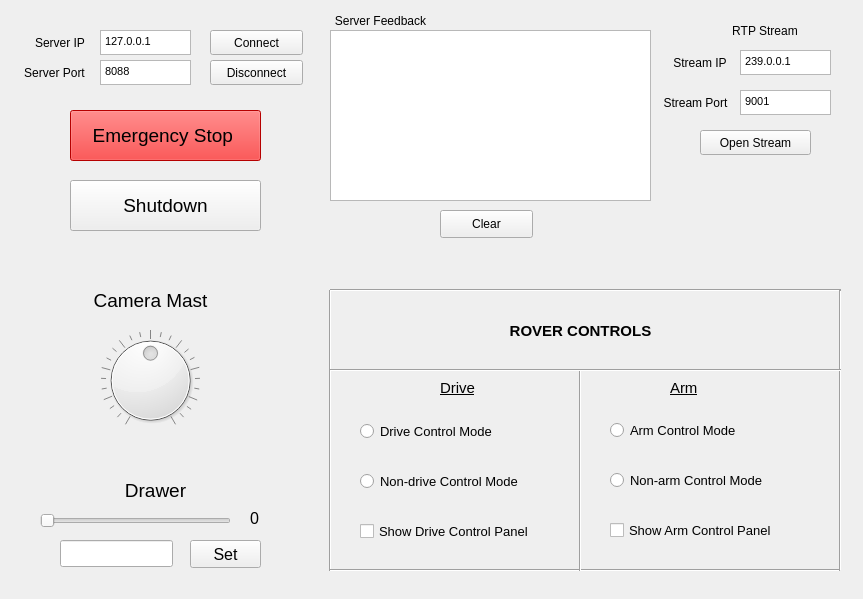
<?xml version="1.0" encoding="UTF-8"?>
<ui version="4.0">
 <class>MainWindow</class>
 <widget class="QMainWindow" name="MainWindow">
  <property name="enabled">
   <bool>true</bool>
  </property>
  <property name="geometry">
   <rect>
    <x>0</x>
    <y>0</y>
    <width>863</width>
    <height>599</height>
   </rect>
  </property>
  <property name="windowTitle">
   <string>Rover Controller</string>
  </property>
  <widget class="QWidget" name="centralWidget">
   <widget class="QLabel" name="recvLabel">
    <property name="geometry">
     <rect>
      <x>330</x>
      <y>10</y>
      <width>101</width>
      <height>21</height>
     </rect>
    </property>
    <property name="text">
     <string>Server Feedback</string>
    </property>
    <property name="alignment">
     <set>Qt::AlignCenter</set>
    </property>
   </widget>
   <widget class="QTextEdit" name="serv_ipEdit">
    <property name="geometry">
     <rect>
      <x>100</x>
      <y>30</y>
      <width>91</width>
      <height>25</height>
     </rect>
    </property>
    <property name="html">
     <string>&lt;!DOCTYPE HTML PUBLIC &quot;-//W3C//DTD HTML 4.0//EN&quot; &quot;http://www.w3.org/TR/REC-html40/strict.dtd&quot;&gt;
&lt;html&gt;&lt;head&gt;&lt;meta name=&quot;qrichtext&quot; content=&quot;1&quot; /&gt;&lt;style type=&quot;text/css&quot;&gt;
p, li { white-space: pre-wrap; }
&lt;/style&gt;&lt;/head&gt;&lt;body style=&quot; font-family:'MS Shell Dlg 2'; font-size:7.8pt; font-weight:400; font-style:normal;&quot;&gt;
&lt;p style=&quot; margin-top:0px; margin-bottom:0px; margin-left:0px; margin-right:0px; -qt-block-indent:0; text-indent:0px;&quot;&gt;&lt;span style=&quot; font-size:8.25pt;&quot;&gt;127.0.0.1&lt;/span&gt;&lt;/p&gt;&lt;/body&gt;&lt;/html&gt;</string>
    </property>
   </widget>
   <widget class="QLabel" name="serv_ip_Label">
    <property name="geometry">
     <rect>
      <x>30</x>
      <y>30</y>
      <width>60</width>
      <height>25</height>
     </rect>
    </property>
    <property name="text">
     <string>Server IP</string>
    </property>
    <property name="alignment">
     <set>Qt::AlignCenter</set>
    </property>
   </widget>
   <widget class="QTextEdit" name="recvData">
    <property name="enabled">
     <bool>true</bool>
    </property>
    <property name="geometry">
     <rect>
      <x>330</x>
      <y>30</y>
      <width>321</width>
      <height>171</height>
     </rect>
    </property>
    <property name="readOnly">
     <bool>true</bool>
    </property>
   </widget>
   <widget class="QPushButton" name="clearRECV">
    <property name="geometry">
     <rect>
      <x>440</x>
      <y>210</y>
      <width>93</width>
      <height>28</height>
     </rect>
    </property>
    <property name="text">
     <string>Clear</string>
    </property>
   </widget>
   <widget class="QPushButton" name="connect">
    <property name="geometry">
     <rect>
      <x>210</x>
      <y>30</y>
      <width>93</width>
      <height>25</height>
     </rect>
    </property>
    <property name="text">
     <string>Connect</string>
    </property>
   </widget>
   <widget class="QTextEdit" name="serv_portEdit">
    <property name="geometry">
     <rect>
      <x>100</x>
      <y>60</y>
      <width>91</width>
      <height>25</height>
     </rect>
    </property>
    <property name="html">
     <string>&lt;!DOCTYPE HTML PUBLIC &quot;-//W3C//DTD HTML 4.0//EN&quot; &quot;http://www.w3.org/TR/REC-html40/strict.dtd&quot;&gt;
&lt;html&gt;&lt;head&gt;&lt;meta name=&quot;qrichtext&quot; content=&quot;1&quot; /&gt;&lt;style type=&quot;text/css&quot;&gt;
p, li { white-space: pre-wrap; }
&lt;/style&gt;&lt;/head&gt;&lt;body style=&quot; font-family:'MS Shell Dlg 2'; font-size:7.8pt; font-weight:400; font-style:normal;&quot;&gt;
&lt;p style=&quot; margin-top:0px; margin-bottom:0px; margin-left:0px; margin-right:0px; -qt-block-indent:0; text-indent:0px;&quot;&gt;&lt;span style=&quot; font-size:8.25pt;&quot;&gt;8088&lt;/span&gt;&lt;/p&gt;&lt;/body&gt;&lt;/html&gt;</string>
    </property>
   </widget>
   <widget class="QLabel" name="serv_port_Label">
    <property name="geometry">
     <rect>
      <x>19</x>
      <y>60</y>
      <width>71</width>
      <height>25</height>
     </rect>
    </property>
    <property name="text">
     <string>Server Port</string>
    </property>
    <property name="alignment">
     <set>Qt::AlignCenter</set>
    </property>
   </widget>
   <widget class="QPushButton" name="disconnect">
    <property name="geometry">
     <rect>
      <x>210</x>
      <y>60</y>
      <width>93</width>
      <height>25</height>
     </rect>
    </property>
    <property name="text">
     <string>Disconnect</string>
    </property>
   </widget>
   <widget class="QLabel" name="st_ip_Label">
    <property name="geometry">
     <rect>
      <x>670</x>
      <y>50</y>
      <width>60</width>
      <height>25</height>
     </rect>
    </property>
    <property name="text">
     <string>Stream IP</string>
    </property>
    <property name="alignment">
     <set>Qt::AlignCenter</set>
    </property>
   </widget>
   <widget class="QPushButton" name="openStream">
    <property name="geometry">
     <rect>
      <x>700</x>
      <y>130</y>
      <width>111</width>
      <height>25</height>
     </rect>
    </property>
    <property name="text">
     <string>Open Stream</string>
    </property>
   </widget>
   <widget class="QTextEdit" name="st_portEdit">
    <property name="geometry">
     <rect>
      <x>740</x>
      <y>90</y>
      <width>91</width>
      <height>25</height>
     </rect>
    </property>
    <property name="html">
     <string>&lt;!DOCTYPE HTML PUBLIC &quot;-//W3C//DTD HTML 4.0//EN&quot; &quot;http://www.w3.org/TR/REC-html40/strict.dtd&quot;&gt;
&lt;html&gt;&lt;head&gt;&lt;meta name=&quot;qrichtext&quot; content=&quot;1&quot; /&gt;&lt;style type=&quot;text/css&quot;&gt;
p, li { white-space: pre-wrap; }
&lt;/style&gt;&lt;/head&gt;&lt;body style=&quot; font-family:'MS Shell Dlg 2'; font-size:7.8pt; font-weight:400; font-style:normal;&quot;&gt;
&lt;p style=&quot; margin-top:0px; margin-bottom:0px; margin-left:0px; margin-right:0px; -qt-block-indent:0; text-indent:0px;&quot;&gt;&lt;span style=&quot; font-size:8.25pt;&quot;&gt;9001&lt;/span&gt;&lt;/p&gt;&lt;/body&gt;&lt;/html&gt;</string>
    </property>
   </widget>
   <widget class="QTextEdit" name="st_ipEdit">
    <property name="geometry">
     <rect>
      <x>740</x>
      <y>50</y>
      <width>91</width>
      <height>25</height>
     </rect>
    </property>
    <property name="html">
     <string>&lt;!DOCTYPE HTML PUBLIC &quot;-//W3C//DTD HTML 4.0//EN&quot; &quot;http://www.w3.org/TR/REC-html40/strict.dtd&quot;&gt;
&lt;html&gt;&lt;head&gt;&lt;meta name=&quot;qrichtext&quot; content=&quot;1&quot; /&gt;&lt;style type=&quot;text/css&quot;&gt;
p, li { white-space: pre-wrap; }
&lt;/style&gt;&lt;/head&gt;&lt;body style=&quot; font-family:'MS Shell Dlg 2'; font-size:7.8pt; font-weight:400; font-style:normal;&quot;&gt;
&lt;p style=&quot; margin-top:0px; margin-bottom:0px; margin-left:0px; margin-right:0px; -qt-block-indent:0; text-indent:0px;&quot;&gt;&lt;span style=&quot; font-size:8.25pt;&quot;&gt;239.0.0.1&lt;/span&gt;&lt;/p&gt;&lt;/body&gt;&lt;/html&gt;</string>
    </property>
   </widget>
   <widget class="QLabel" name="st_port_Label">
    <property name="geometry">
     <rect>
      <x>660</x>
      <y>90</y>
      <width>71</width>
      <height>25</height>
     </rect>
    </property>
    <property name="text">
     <string>Stream Port</string>
    </property>
    <property name="alignment">
     <set>Qt::AlignCenter</set>
    </property>
   </widget>
   <widget class="QLabel" name="streamLabel">
    <property name="geometry">
     <rect>
      <x>730</x>
      <y>20</y>
      <width>70</width>
      <height>21</height>
     </rect>
    </property>
    <property name="text">
     <string>RTP Stream</string>
    </property>
    <property name="alignment">
     <set>Qt::AlignCenter</set>
    </property>
   </widget>
   <widget class="QRadioButton" name="driveMode_Control_Radio">
    <property name="geometry">
     <rect>
      <x>360</x>
      <y>420</y>
      <width>171</width>
      <height>22</height>
     </rect>
    </property>
    <property name="font">
     <font>
      <pointsize>10</pointsize>
     </font>
    </property>
    <property name="text">
     <string>Drive Control Mode</string>
    </property>
   </widget>
   <widget class="QRadioButton" name="driveMode_NonControl_Radio">
    <property name="geometry">
     <rect>
      <x>360</x>
      <y>470</y>
      <width>201</width>
      <height>22</height>
     </rect>
    </property>
    <property name="font">
     <font>
      <pointsize>10</pointsize>
     </font>
    </property>
    <property name="text">
     <string>Non-drive Control Mode</string>
    </property>
   </widget>
   <widget class="QCheckBox" name="showDriveControl_Check">
    <property name="geometry">
     <rect>
      <x>360</x>
      <y>520</y>
      <width>211</width>
      <height>22</height>
     </rect>
    </property>
    <property name="font">
     <font>
      <pointsize>10</pointsize>
     </font>
    </property>
    <property name="text">
     <string>Show Drive Control Panel</string>
    </property>
   </widget>
   <widget class="Line" name="line">
    <property name="geometry">
     <rect>
      <x>320</x>
      <y>290</y>
      <width>20</width>
      <height>281</height>
     </rect>
    </property>
    <property name="orientation">
     <enum>Qt::Vertical</enum>
    </property>
   </widget>
   <widget class="Line" name="line_5">
    <property name="geometry">
     <rect>
      <x>330</x>
      <y>560</y>
      <width>511</width>
      <height>20</height>
     </rect>
    </property>
    <property name="orientation">
     <enum>Qt::Horizontal</enum>
    </property>
   </widget>
   <widget class="Line" name="line_6">
    <property name="geometry">
     <rect>
      <x>330</x>
      <y>280</y>
      <width>511</width>
      <height>20</height>
     </rect>
    </property>
    <property name="orientation">
     <enum>Qt::Horizontal</enum>
    </property>
   </widget>
   <widget class="QLabel" name="rover_controls_label">
    <property name="geometry">
     <rect>
      <x>370</x>
      <y>320</y>
      <width>421</width>
      <height>21</height>
     </rect>
    </property>
    <property name="font">
     <font>
      <pointsize>11</pointsize>
      <weight>75</weight>
      <bold>true</bold>
     </font>
    </property>
    <property name="acceptDrops">
     <bool>false</bool>
    </property>
    <property name="autoFillBackground">
     <bool>false</bool>
    </property>
    <property name="text">
     <string>ROVER CONTROLS</string>
    </property>
    <property name="alignment">
     <set>Qt::AlignCenter</set>
    </property>
   </widget>
   <widget class="Line" name="line_2">
    <property name="geometry">
     <rect>
      <x>830</x>
      <y>290</y>
      <width>20</width>
      <height>281</height>
     </rect>
    </property>
    <property name="orientation">
     <enum>Qt::Vertical</enum>
    </property>
   </widget>
   <widget class="QRadioButton" name="armMode_Control_Radio">
    <property name="geometry">
     <rect>
      <x>610</x>
      <y>420</y>
      <width>171</width>
      <height>20</height>
     </rect>
    </property>
    <property name="font">
     <font>
      <pointsize>10</pointsize>
     </font>
    </property>
    <property name="text">
     <string>Arm Control Mode</string>
    </property>
    <property name="autoExclusive">
     <bool>false</bool>
    </property>
    <attribute name="buttonGroup">
     <string notr="true">buttonGroup</string>
    </attribute>
   </widget>
   <widget class="Line" name="line_3">
    <property name="geometry">
     <rect>
      <x>570</x>
      <y>370</y>
      <width>20</width>
      <height>201</height>
     </rect>
    </property>
    <property name="orientation">
     <enum>Qt::Vertical</enum>
    </property>
   </widget>
   <widget class="QRadioButton" name="armMode_NonControl_Radio">
    <property name="geometry">
     <rect>
      <x>610</x>
      <y>470</y>
      <width>191</width>
      <height>20</height>
     </rect>
    </property>
    <property name="font">
     <font>
      <pointsize>10</pointsize>
     </font>
    </property>
    <property name="text">
     <string>Non-arm Control Mode</string>
    </property>
    <property name="autoExclusive">
     <bool>false</bool>
    </property>
    <attribute name="buttonGroup">
     <string notr="true">buttonGroup</string>
    </attribute>
   </widget>
   <widget class="Line" name="line_7">
    <property name="geometry">
     <rect>
      <x>330</x>
      <y>360</y>
      <width>511</width>
      <height>20</height>
     </rect>
    </property>
    <property name="orientation">
     <enum>Qt::Horizontal</enum>
    </property>
   </widget>
   <widget class="QLabel" name="driveLabel">
    <property name="geometry">
     <rect>
      <x>440</x>
      <y>380</y>
      <width>41</width>
      <height>16</height>
     </rect>
    </property>
    <property name="font">
     <font>
      <pointsize>11</pointsize>
      <underline>true</underline>
     </font>
    </property>
    <property name="text">
     <string>Drive</string>
    </property>
   </widget>
   <widget class="QLabel" name="armLabel">
    <property name="geometry">
     <rect>
      <x>670</x>
      <y>380</y>
      <width>41</width>
      <height>16</height>
     </rect>
    </property>
    <property name="font">
     <font>
      <pointsize>11</pointsize>
      <underline>true</underline>
     </font>
    </property>
    <property name="text">
     <string>Arm</string>
    </property>
   </widget>
   <widget class="QCheckBox" name="showArmControl_Check">
    <property name="geometry">
     <rect>
      <x>610</x>
      <y>520</y>
      <width>211</width>
      <height>20</height>
     </rect>
    </property>
    <property name="font">
     <font>
      <pointsize>10</pointsize>
     </font>
    </property>
    <property name="text">
     <string>Show Arm Control Panel</string>
    </property>
   </widget>
   <widget class="QLabel" name="infoLabel">
    <property name="enabled">
     <bool>true</bool>
    </property>
    <property name="geometry">
     <rect>
      <x>20</x>
      <y>110</y>
      <width>281</width>
      <height>41</height>
     </rect>
    </property>
    <property name="text">
     <string/>
    </property>
    <property name="wordWrap">
     <bool>true</bool>
    </property>
   </widget>
   <widget class="QDial" name="cameraMast_dial">
    <property name="geometry">
     <rect>
      <x>40</x>
      <y>330</y>
      <width>221</width>
      <height>101</height>
     </rect>
    </property>
    <property name="layoutDirection">
     <enum>Qt::LeftToRight</enum>
    </property>
    <property name="maximum">
     <number>360</number>
    </property>
    <property name="singleStep">
     <number>5</number>
    </property>
    <property name="pageStep">
     <number>45</number>
    </property>
    <property name="value">
     <number>180</number>
    </property>
    <property name="sliderPosition">
     <number>180</number>
    </property>
    <property name="orientation">
     <enum>Qt::Vertical</enum>
    </property>
    <property name="notchTarget">
     <double>3.000000000000000</double>
    </property>
    <property name="notchesVisible">
     <bool>true</bool>
    </property>
   </widget>
   <widget class="QLabel" name="cameraMast_label">
    <property name="geometry">
     <rect>
      <x>40</x>
      <y>290</y>
      <width>221</width>
      <height>20</height>
     </rect>
    </property>
    <property name="font">
     <font>
      <pointsize>14</pointsize>
     </font>
    </property>
    <property name="text">
     <string>Camera Mast</string>
    </property>
    <property name="alignment">
     <set>Qt::AlignCenter</set>
    </property>
   </widget>
   <widget class="QLabel" name="drawer_label">
    <property name="geometry">
     <rect>
      <x>30</x>
      <y>480</y>
      <width>251</width>
      <height>20</height>
     </rect>
    </property>
    <property name="font">
     <font>
      <pointsize>14</pointsize>
     </font>
    </property>
    <property name="text">
     <string>Drawer</string>
    </property>
    <property name="alignment">
     <set>Qt::AlignCenter</set>
    </property>
   </widget>
   <widget class="QSlider" name="drawerValue_slider">
    <property name="geometry">
     <rect>
      <x>40</x>
      <y>510</y>
      <width>191</width>
      <height>22</height>
     </rect>
    </property>
    <property name="maximum">
     <number>100</number>
    </property>
    <property name="orientation">
     <enum>Qt::Horizontal</enum>
    </property>
   </widget>
   <widget class="QPushButton" name="drawerSetValue_button">
    <property name="geometry">
     <rect>
      <x>190</x>
      <y>540</y>
      <width>71</width>
      <height>28</height>
     </rect>
    </property>
    <property name="font">
     <font>
      <pointsize>12</pointsize>
     </font>
    </property>
    <property name="text">
     <string>Set</string>
    </property>
   </widget>
   <widget class="QLabel" name="drawerValue_label">
    <property name="geometry">
     <rect>
      <x>250</x>
      <y>510</y>
      <width>51</width>
      <height>16</height>
     </rect>
    </property>
    <property name="font">
     <font>
      <pointsize>12</pointsize>
     </font>
    </property>
    <property name="text">
     <string>0</string>
    </property>
   </widget>
   <widget class="QLineEdit" name="drawer_LineEdit">
    <property name="geometry">
     <rect>
      <x>60</x>
      <y>540</y>
      <width>113</width>
      <height>27</height>
     </rect>
    </property>
   </widget>
   <widget class="QPushButton" name="eStopButton">
    <property name="geometry">
     <rect>
      <x>70</x>
      <y>110</y>
      <width>191</width>
      <height>51</height>
     </rect>
    </property>
    <property name="font">
     <font>
      <pointsize>14</pointsize>
     </font>
    </property>
    <property name="autoFillBackground">
     <bool>false</bool>
    </property>
    <property name="styleSheet">
     <string notr="true">background-color: red</string>
    </property>
    <property name="text">
     <string>Emergency Stop </string>
    </property>
   </widget>
   <widget class="QPushButton" name="pushButton">
    <property name="geometry">
     <rect>
      <x>70</x>
      <y>180</y>
      <width>191</width>
      <height>51</height>
     </rect>
    </property>
    <property name="font">
     <font>
      <pointsize>14</pointsize>
     </font>
    </property>
    <property name="text">
     <string>Shutdown</string>
    </property>
   </widget>
  </widget>
 </widget>
 <layoutdefault spacing="6" margin="11"/>
 <resources/>
 <connections/>
 <buttongroups>
  <buttongroup name="buttonGroup"/>
 </buttongroups>
</ui>
